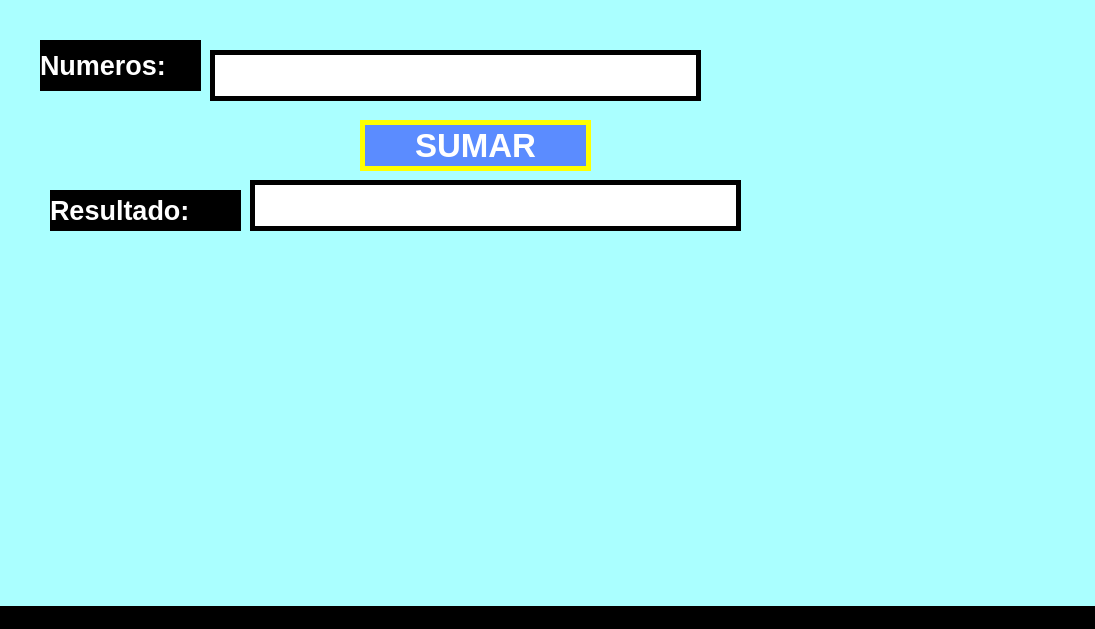
<?xml version="1.0" encoding="UTF-8"?>
<ui version="4.0">
 <class>MainWindow</class>
 <widget class="QMainWindow" name="MainWindow">
  <property name="geometry">
   <rect>
    <x>0</x>
    <y>0</y>
    <width>1095</width>
    <height>629</height>
   </rect>
  </property>
  <property name="font">
   <font>
    <weight>75</weight>
    <bold>true</bold>
   </font>
  </property>
  <property name="windowTitle">
   <string>MainWindow</string>
  </property>
  <property name="styleSheet">
   <string notr="true">background-color: rgb(148, 191, 255);
background-color: rgb(0, 0, 0);</string>
  </property>
  <widget class="QWidget" name="centralwidget">
   <widget class="QPushButton" name="btn_sumar">
    <property name="geometry">
     <rect>
      <x>360</x>
      <y>120</y>
      <width>231</width>
      <height>51</height>
     </rect>
    </property>
    <property name="font">
     <font>
      <family>Arial</family>
      <pointsize>25</pointsize>
      <weight>75</weight>
      <bold>true</bold>
     </font>
    </property>
    <property name="styleSheet">
     <string notr="true">background-color: rgb(91, 140, 255);
border: 5px solid yellow ;
color: rgb(255, 170, 0);
color: rgb(255, 255, 255);

</string>
    </property>
    <property name="text">
     <string>SUMAR</string>
    </property>
   </widget>
   <widget class="QLineEdit" name="txt_numeros">
    <property name="geometry">
     <rect>
      <x>210</x>
      <y>50</y>
      <width>491</width>
      <height>51</height>
     </rect>
    </property>
    <property name="font">
     <font>
      <pointsize>35</pointsize>
      <weight>75</weight>
      <bold>true</bold>
     </font>
    </property>
    <property name="styleSheet">
     <string notr="true">background-color: rgb(255, 255, 255);
border: 5px solid black;
</string>
    </property>
    <property name="text">
     <string/>
    </property>
    <property name="alignment">
     <set>Qt::AlignCenter</set>
    </property>
   </widget>
   <widget class="QLabel" name="label">
    <property name="geometry">
     <rect>
      <x>40</x>
      <y>40</y>
      <width>161</width>
      <height>51</height>
     </rect>
    </property>
    <property name="text">
     <string>&lt;html&gt;&lt;head/&gt;&lt;body&gt;&lt;p&gt;&lt;span style=&quot; font-size:20pt; font-weight:696; color:#ffffff;&quot;&gt;Numeros:&lt;/span&gt;&lt;/p&gt;&lt;/body&gt;&lt;/html&gt;</string>
    </property>
   </widget>
   <widget class="QLineEdit" name="txt_resultado">
    <property name="geometry">
     <rect>
      <x>250</x>
      <y>180</y>
      <width>491</width>
      <height>51</height>
     </rect>
    </property>
    <property name="font">
     <font>
      <pointsize>35</pointsize>
      <weight>75</weight>
      <bold>true</bold>
     </font>
    </property>
    <property name="styleSheet">
     <string notr="true">background-color: rgb(255, 255, 255);
border: 5px solid black;</string>
    </property>
    <property name="text">
     <string/>
    </property>
    <property name="alignment">
     <set>Qt::AlignCenter</set>
    </property>
   </widget>
   <widget class="QLabel" name="label_3">
    <property name="geometry">
     <rect>
      <x>50</x>
      <y>190</y>
      <width>191</width>
      <height>41</height>
     </rect>
    </property>
    <property name="text">
     <string>&lt;html&gt;&lt;head/&gt;&lt;body&gt;&lt;p&gt;&lt;span style=&quot; font-size:20pt; font-weight:696; color:#ffffff;&quot;&gt;Resultado:&lt;/span&gt;&lt;/p&gt;&lt;/body&gt;&lt;/html&gt;</string>
    </property>
   </widget>
   <widget class="QLabel" name="label_2">
    <property name="geometry">
     <rect>
      <x>-6</x>
      <y>-15</y>
      <width>1171</width>
      <height>621</height>
     </rect>
    </property>
    <property name="styleSheet">
     <string notr="true">background-color: rgb(170, 255, 255);</string>
    </property>
    <property name="text">
     <string/>
    </property>
    <property name="pixmap">
     <pixmap>../../../../Downloads/DRAKEBACKGROUND.jpg</pixmap>
    </property>
   </widget>
   <zorder>label_2</zorder>
   <zorder>btn_sumar</zorder>
   <zorder>txt_numeros</zorder>
   <zorder>label</zorder>
   <zorder>txt_resultado</zorder>
   <zorder>label_3</zorder>
  </widget>
  <widget class="QMenuBar" name="menubar">
   <property name="geometry">
    <rect>
     <x>0</x>
     <y>0</y>
     <width>1095</width>
     <height>26</height>
    </rect>
   </property>
  </widget>
  <widget class="QStatusBar" name="statusbar"/>
 </widget>
 <resources/>
 <connections/>
</ui>
